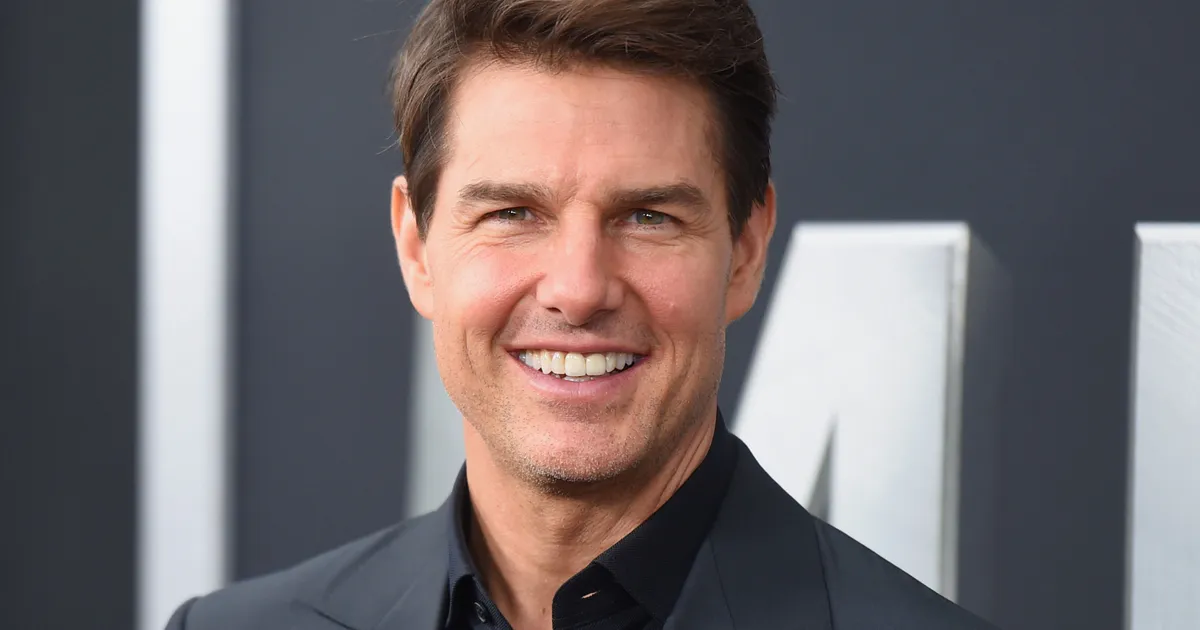
#> input picture Images/tom.jpg, 1200 x 630 px, found by its file name
$ jupyter execute 3_edge_detection.ipynb
#> lines starting #> are read from the running program, lines starting #| are printed output that depends on the picture
[cell 1]
import cv2 as cv
import numpy as np
import matplotlib.pyplot as plt
im = cv.imread('images/tom.jpg', cv.IMREAD_GRAYSCALE)
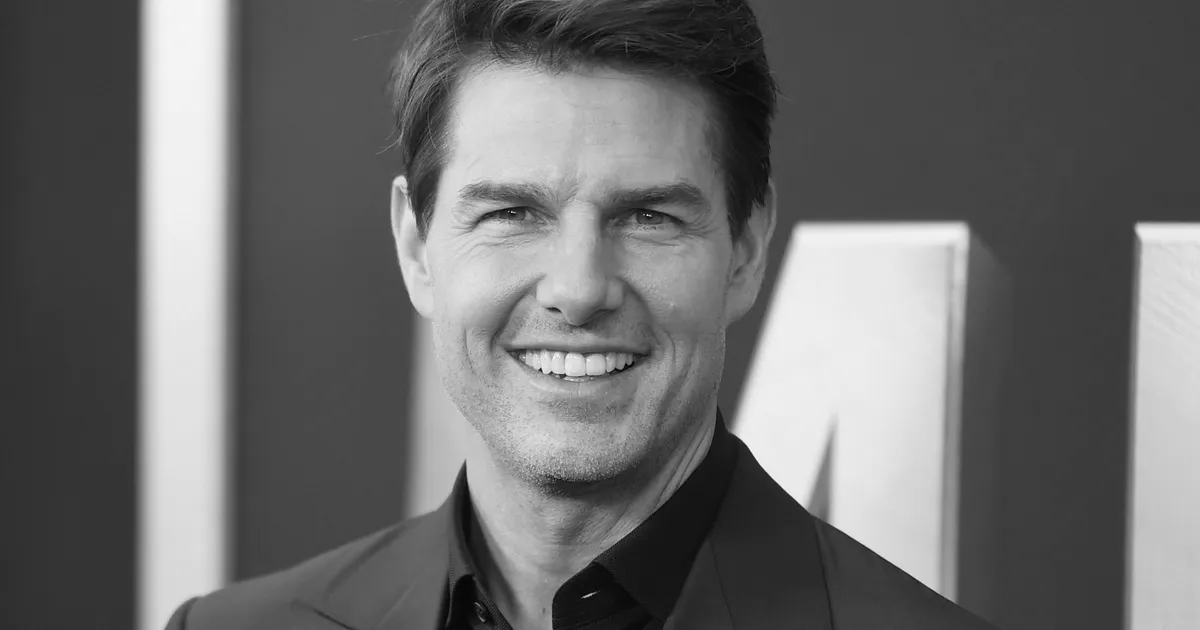
#> im: shape (630, 1200); min 0, max 252, mean 108.4
mean = 0
sigma = 0.05
print(im.shape)
#| (630, 1200)
noise = np.random.normal(mean,sigma,im.shape)
im = im.astype(np.float64)/255.0

im = cv.add(im, noise)*255
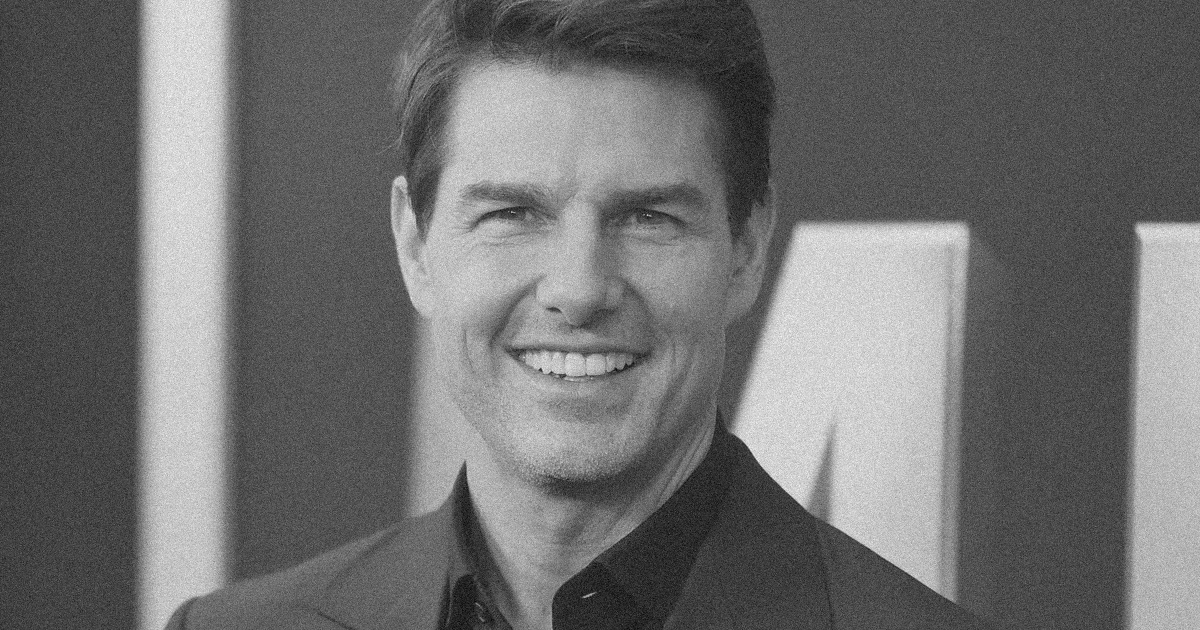
#> im: shape (630, 1200) float64; min -36.25, max 292.9, mean 108.5; drawn with min black and max white
im = cv.normalize(im, None, 0, 255, cv.NORM_MINMAX)
im = im.astype(np.uint8)

f = im[150,:]
#> f = 1200 values, max 233 at index 159, min 18 at index 415, mean 108.1
kernel = np.array([-1, 0, 1])
fx = cv.filter2D(f, cv.CV_32F, kernel)
#> fx = 1200 values, max 43 at index 140, min -43 at index 602, mean 0.00917

g = cv.getGaussianKernel(11, 5., cv.CV_64F)
fgf = cv.filter2D(f, cv.CV_32F, g)
#> fgf = 1200 values, max 219.1 at index 179, min 43.18 at index 757, mean 108.1
fgfx = cv.filter2D(fgf, cv.CV_32F, kernel)
#> fgfx = 1200 values, max 18.31 at index 142, min -14.98 at index 224, mean 0.00608

cv.namedWindow('Image', cv.WINDOW_AUTOSIZE)
cv.imshow('Image', im)


fig, ax = plt.subplots(4, figsize=(10,16))
ax[0].plot(f)
ax[0].set_title('$f(x)$')
ax[1].plot(fx)
ax[1].set_title(r'$\frac{f}{dx}f(x)$')
ax[2].plot(fgf)
ax[2].set_title(r'$g(x) \ast f(x)$')
ax[3].plot(fgfx)
ax[2].set_title(r'$\frac{f}{dx}g(x) \ast f(x)$')
plt.subplots_adjust(bottom=0.1, top=0.9, hspace=0.5)
plt.show()
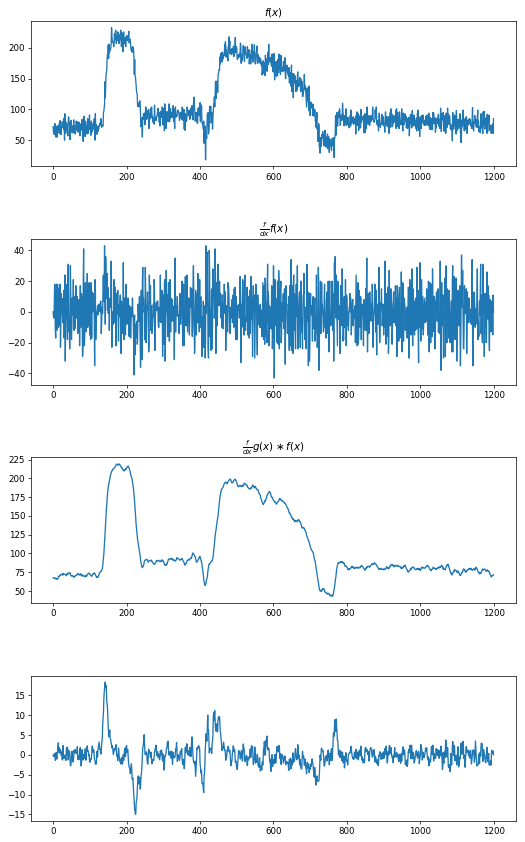
#> figure drawn by matplotlib, 4 panels; panel 1: curve peaks at x = 159, y = 233; panel 2: curve peaks at x = 140, y = 43; panel 3: curve peaks at x = 179, y = 219.1; panel 4: curve peaks at x = 142, y = 18.31

$ run again, with Images/Albert Einstein.jpeg copied over Images/tom.jpg
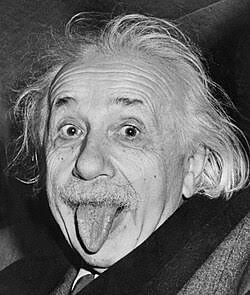
#> input picture Images/Albert Einstein.jpeg, 250 x 295 px, found by its file name
#> im is the input picture: shape (295, 250); min 0, max 255, mean 103.3
#| (295, 250)
#> `im = cv.add(im, noise)*255`:
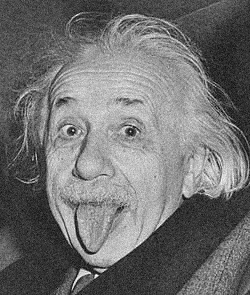
#> im: shape (295, 250) float64; min -37.6, max 279.5, mean 103.2; drawn with min black and max white
#> f = 250 values, max 218 at index 132, min 13 at index 34, mean 139.4
#> fx = 250 values, max 121 at index 19, min -175 at index 209, mean -0.06
#> fgf = 250 values, max 190.6 at index 131, min 46.49 at index 247, mean 139.4
#> fgfx = 250 values, max 21.11 at index 46, min -19.29 at index 207, mean -0.076
#> `plt.show()`:
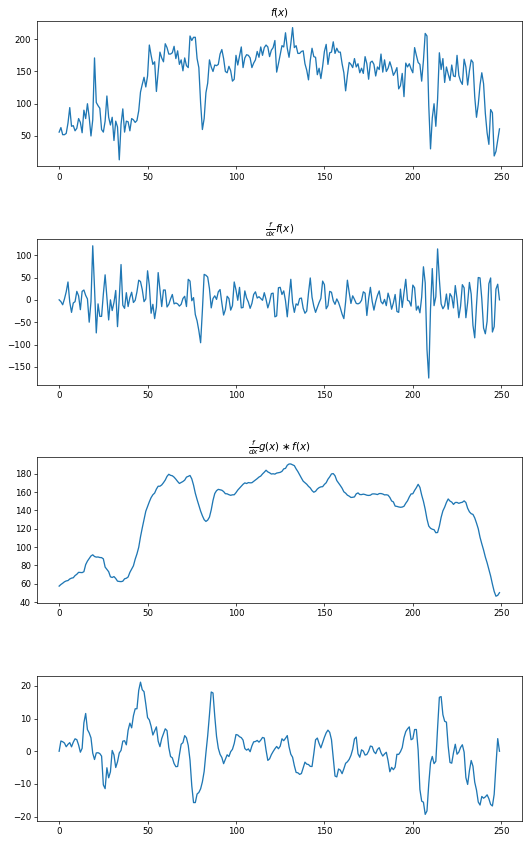
#> figure drawn by matplotlib, 4 panels; panel 1: curve peaks at x = 132, y = 218; panel 2: curve peaks at x = 19, y = 121; panel 3: curve peaks at x = 131, y = 190.6; panel 4: curve peaks at x = 46, y = 21.11

$ run again, with Images/Sigiriya.jpeg copied over Images/tom.jpg
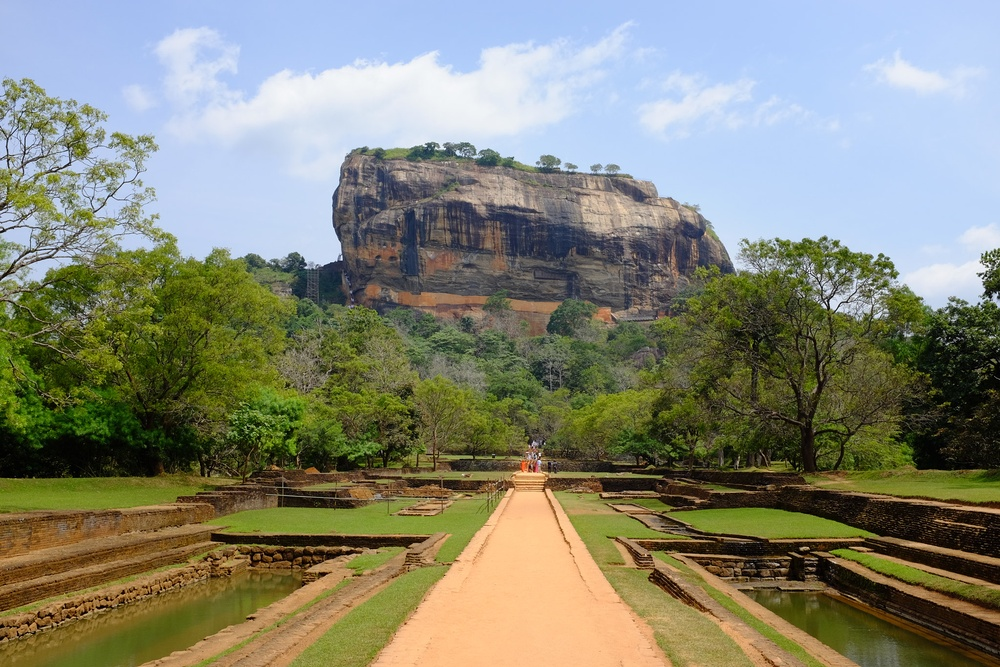
#> input picture Images/Sigiriya.jpeg, 1000 x 667 px, shrunk from 2048 x 1365 before the run, found by its file name
#| (667, 1000)
#> `im = cv.add(im, noise)*255`:
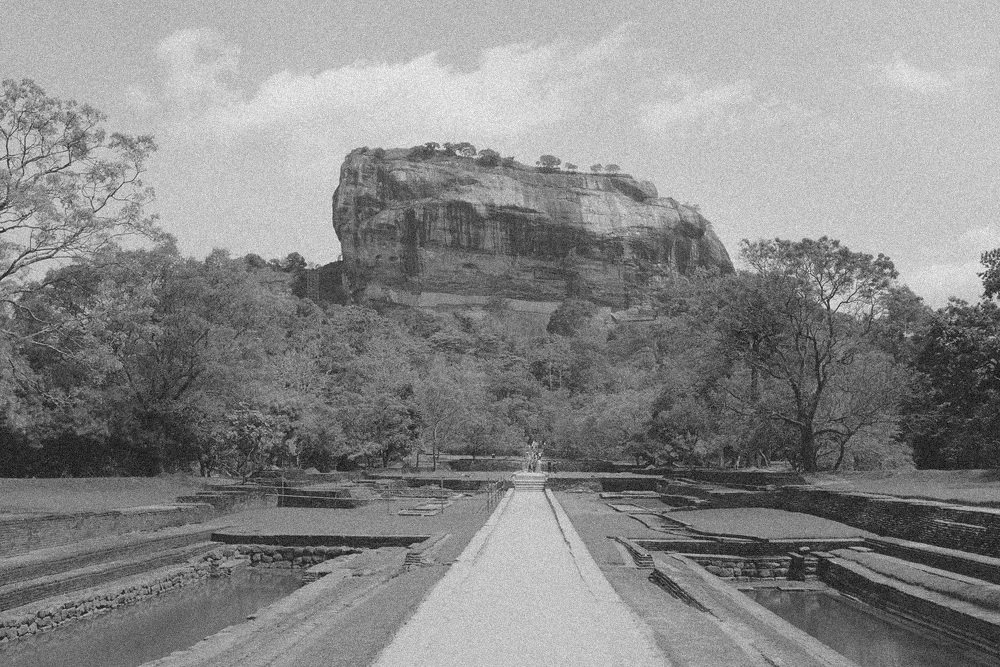
#> im: shape (667, 1000) float64; min -49.66, max 288.5, mean 131.5; drawn with min black and max white
#> f = 1000 values, max 231 at index 939, min 52 at index 7, mean 181.3
#> fx = 1000 values, max 144 at index 8, min -136 at index 6, mean 0.045
#> fgf = 1000 values, max 208.3 at index 515, min 87.31 at index 428, mean 181.3
#> fgfx = 1000 values, max 20.23 at index 492, min -20.39 at index 350, mean 0.0434
#> `plt.show()`:
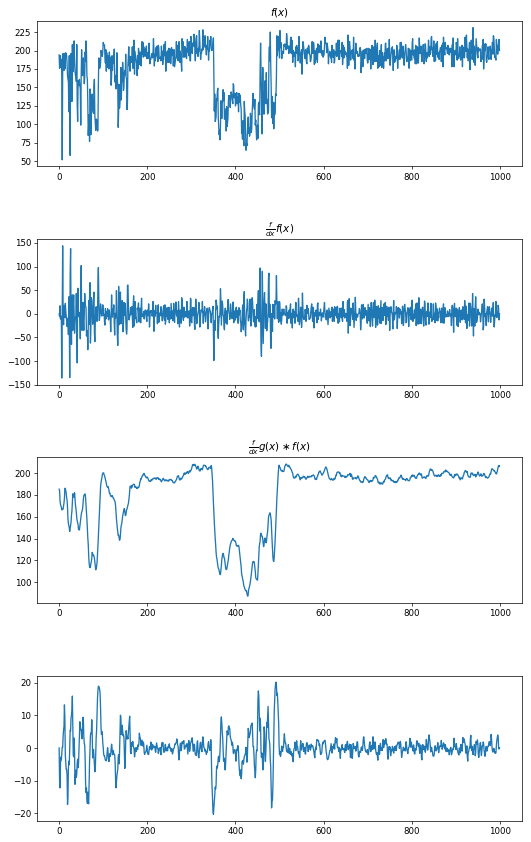
#> figure drawn by matplotlib, 4 panels; panel 1: curve peaks at x = 939, y = 231; panel 2: curve peaks at x = 8, y = 144; panel 3: curve peaks at x = 515, y = 208.3; panel 4: curve peaks at x = 492, y = 20.23
